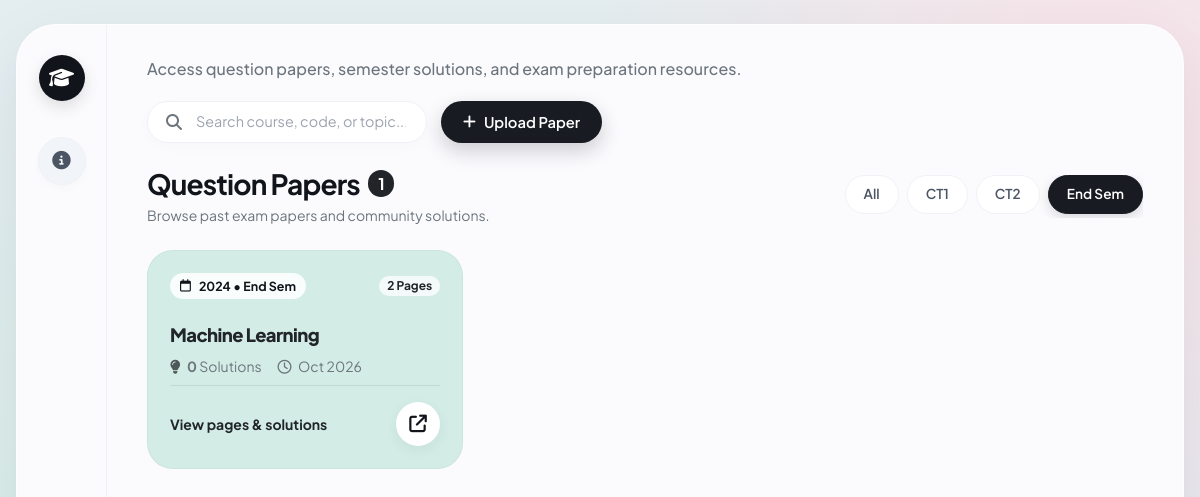
/?exam_type=End+Sem, run on the app's committed database.
### models.py (models this page shows, shortened)
class Paper(db.Model):
    __tablename__ = 'paper'
    id = db.Column(db.Integer, primary_key=True)
    course = db.Column(db.String(120), nullable=False, index=True)
    year = db.Column(db.Integer, nullable=False, index=True)
    exam_type = db.Column(db.String(50), nullable=False, index=True)
    upload_date = db.Column(db.DateTime, default=datetime.utcnow)
    pages = db.relationship(
        'PaperPage',
        backref=db.backref('paper', lazy=True),
        cascade='all, delete-orphan',
        order_by='PaperPage.page_number',
        lazy=True
    )
    solutions = db.relationship(
        'Solution',
        backref=db.backref('paper', lazy=True),
        cascade='all, delete-orphan',
        order_by='Solution.upload_date.desc()',
        lazy=True
    )
    @property
    def page_count(self):
        return len(self.pages)
    @property
    def solution_count(self):
        return len(self.solutions)

### app.py (the view)
    @app.route('/')
    def index():
        query_course = request.args.get('course', '').strip()
        query_year = request.args.get('year', '').strip()
        query_exam = request.args.get('exam_type', '').strip()
        paper_query = Paper.query
        if query_course:
            paper_query = paper_query.filter(Paper.course.ilike(f'%{query_course}%'))
        if query_year:
            try:
                paper_query = paper_query.filter(Paper.year == int(query_year))
            except ValueError:
                pass
        if query_exam:
            paper_query = paper_query.filter(Paper.exam_type == query_exam)
        papers = paper_query.order_by(Paper.upload_date.desc()).all()
        all_courses = db.session.query(Paper.course).distinct().order_by(Paper.course).all()
        distinct_courses = [c[0] for c in all_courses]
        all_years = db.session.query(Paper.year).distinct().order_by(Paper.year.desc()).all()
        distinct_years = [y[0] for y in all_years]
        all_exams = db.session.query(Paper.exam_type).distinct().order_by(Paper.exam_type).all()
        distinct_exams = [e[0] for e in all_exams]
        standard_exams = ['CT1', 'CT2', 'End Sem']
        for exam in standard_exams:
            if exam not in distinct_exams:
                distinct_exams.append(exam)
        stats = {
            'total_papers': Paper.query.count(),
            'total_solutions': Solution.query.count(),
            'total_courses': len(distinct_courses)
        }
        current_year = datetime.now().year
        year_choices = list(range(current_year, 2014, -1))
        return render_template(
            'index.html',
            papers=papers,
            stats=stats,
            distinct_courses=distinct_courses,
            distinct_years=distinct_years,
            distinct_exams=distinct_exams,
            year_choices=year_choices,
            selected_course=query_course,
            selected_year=query_year,
            selected_exam=query_exam
        )

### templates/index.html (shortened to what this page needs)
{% extends 'base.html' %}
{% block content %}
<div class="py-2">
    <div class="d-flex flex-wrap align-items-center justify-content-between gap-3 mb-4">
        <div>
            <h3 class="fw-bold mb-1 d-flex align-items-center gap-2">
                <span>Question Papers</span>
                <span class="badge rounded-pill bg-dark text-white fs-6 fw-bold" id="displayedCount">{{ papers|length }}</span>
            </h3>
            <p class="text-secondary small mb-0">Browse past exam papers and community solutions.</p>
        </div>
        <div class="d-flex align-items-center gap-2 overflow-auto pb-1">
            <a href="{{ url_for('index') }}" class="filter-pill-btn {% if not selected_exam %}active{% endif %}">
                All
            </a>
            <a href="{{ url_for('index', exam_type='CT1') }}" class="filter-pill-btn {% if selected_exam == 'CT1' %}active{% endif %}">
                CT1
            </a>
            <a href="{{ url_for('index', exam_type='CT2') }}" class="filter-pill-btn {% if selected_exam == 'CT2' %}active{% endif %}">
                CT2
            </a>
            <a href="{{ url_for('index', exam_type='End Sem') }}" class="filter-pill-btn {% if selected_exam == 'End Sem' %}active{% endif %}">
                End Sem
            </a>
        </div>
    </div>
    <div class="row g-4" id="papersGrid">
        {% if papers %}
            {% for paper in papers %}
                {% set color_classes = ['card-mint', 'card-pink', 'card-yellow', 'card-lavender', 'card-blue'] %}
                {% set card_color = color_classes[loop.index0 % 5] %}
                <div class="col-sm-6 col-lg-4 paper-card-item" data-course="{{ paper.course|lower }}" data-year="{{ paper.year }}" data-exam="{{ paper.exam_type|lower }}">
                    <div class="card-pastel {{ card_color }} paper-box-card h-100">
                        <div class="d-flex align-items-center justify-content-between mb-3">
                            <span class="card-top-pill">
                                <i class="fa-regular fa-calendar me-1"></i>{{ paper.year }} &bull; {{ paper.exam_type }}
                            </span>
                            <span class="badge bg-white bg-opacity-75 text-dark rounded-pill px-2.5 py-1 small fw-bold">
                                {{ paper.page_count }} {{ 'Page' if paper.page_count == 1 else 'Pages' }}
                            </span>
                        </div>
                        <div class="my-2 flex-grow-1">
                            <h4 class="paper-title text-dark">
                                <a href="{{ url_for('paper_detail', paper_id=paper.id) }}" class="text-dark text-decoration-none">
                                    {{ paper.course }}
                                </a>
                            </h4>
                            <div class="d-flex align-items-center gap-3 text-secondary small mt-2">
                                <span>
                                    <i class="fa-solid fa-lightbulb me-1 {% if paper.solution_count > 0 %}text-success{% else %}text-muted{% endif %}"></i>
                                    <strong>{{ paper.solution_count }}</strong> {{ 'Solution' if paper.solution_count == 1 else 'Solutions' }}
                                </span>
                                <span>
                                    <i class="fa-regular fa-clock me-1"></i>
                                    {{ paper.upload_date.strftime('%b %Y') if paper.upload_date else 'Recent' }}
                                </span>
                            </div>
                        </div>
                        <div class="d-flex align-items-center justify-content-between pt-3 mt-auto border-top border-dark border-opacity-10">
                            <a href="{{ url_for('paper_detail', paper_id=paper.id) }}" class="fw-bold text-dark small text-decoration-none">
                                View pages & solutions
                            </a>
                            <a href="{{ url_for('paper_detail', paper_id=paper.id) }}" class="btn-arrow-diagonal" title="Open Paper">
                                <i class="fa-solid fa-arrow-up-right-from-square"></i>
                            </a>
                        </div>
                    </div>
                </div>
            {% endfor %}
        {% endif %}
    </div>
</div>
{% endblock %}

### static/css/custom.css (style rules this page uses)
:root { --app-bg: #e6f0ed; --app-card-bg: #fcfcfd; --dark-pill: #181b22; --dark-pill-hover: #262a35; --pastel-mint: #d3ede6; --pastel-mint-hover: #c4e5dc; --pastel-mint-text: #1d4d40; --pastel-pink: #fde1e7; --pastel-pink-hover: #fcd2dc; --pastel-pink-text: #6e2034; --pastel-yellow: #fef0c7; --pastel-yellow-hover: #fde7a8; --pastel-yellow-text: #713f12; --pastel-lavender: #e9e4f5; --pastel-lavender-hover: #dfd7f0; --pastel-lavender-text: #433364; --pastel-blue: #daf0fa; --pastel-blue-hover: #c7e8f7; --pastel-blue-text: #164e63; --text-main: #11141a; --text-muted: #828a99; --border-soft: #f0f2f6; --border-card: rgba(0, 0, 0, 0.04); }
* { box-sizing: border-box; }
body { font-family: 'Plus Jakarta Sans', -apple-system, BlinkMacSystemFont, "Segoe UI", Roboto, sans-serif; color: var(--text-main); background-color: #e4edf0; background-image: radial-gradient(circle at 92% 15%, rgba(253, 225, 231, 0.85) 0%, rgba(253, 225, 231, 0) 40%), radial-gradient(circle at 10% 85%, rgba(211, 237, 230, 0.85) 0%, rgba(211, 237, 230, 0) 45%), radial-gradient(circle at 85% 85%, rgba(233, 228, 245, 0.75) 0%, rgba(233, 228, 245, 0) 40%); background-attachment: fixed; min-height: 100vh; padding: 24px 16px; margin: 0; }
h1, h2, h3, h4, h5, h6, .display-heading { font-family: 'Plus Jakarta Sans', sans-serif; font-weight: 700; letter-spacing: -0.03em; color: var(--text-main); }
.card-pastel { border-radius: 28px; padding: 24px; position: relative; border: 1px solid var(--border-card); transition: transform 0.22s ease, box-shadow 0.22s ease; display: flex; flex-direction: column; justify-content: space-between; overflow: hidden; }
.card-mint { background-color: var(--pastel-mint); color: var(--pastel-mint-text); }
.card-top-pill { background: rgba(255, 255, 255, 0.85); backdrop-filter: blur(8px); padding: 4px 10px; border-radius: 999px; font-size: 0.78rem; font-weight: 700; color: var(--text-main); display: inline-flex; align-items: center; gap: 4px; }
.btn-arrow-diagonal { width: 44px; height: 44px; border-radius: 50%; background: #ffffff; color: var(--text-main); display: flex; align-items: center; justify-content: center; box-shadow: 0 4px 14px rgba(0,0,0,0.06); text-decoration: none; border: none; font-size: 1.1rem; font-weight: bold; transition: all 0.2s ease; flex-shrink: 0; }
.paper-box-card { border-radius: 26px; padding: 22px; transition: all 0.2s ease; display: flex; flex-direction: column; justify-content: space-between; height: 100%; }
.paper-box-card .paper-title { font-size: 1.15rem; font-weight: 800; line-height: 1.35; margin-bottom: 8px; }
.filter-pill-btn { border-radius: 999px; padding: 8px 18px; font-size: 0.85rem; font-weight: 600; border: 1px solid #eef1f6; background: #ffffff; color: #4b5563; text-decoration: none; transition: all 0.2s ease; }
.filter-pill-btn.active { background: var(--dark-pill); color: #ffffff; border-color: var(--dark-pill); box-shadow: 0 4px 12px rgba(24, 27, 34, 0.15); }

### data on the page
Paper: year "2024", exam_type "End Sem", page_count "2", page_count "Pages", course "Machine Learning", solution_count "0", solution_count "Solutions", upload_date "Oct 2026"

### other printed values
{{ papers|length }} "1"
